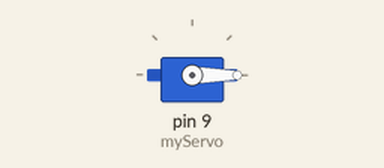
Bench run of a sketch on a simulated Arduino Uno, built with avr-gcc and run on an emulated ATmega328P. Parts: servo.

Above: at 0.1 s.
At 9.1 s:
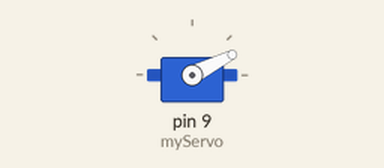
At 19.1 s:
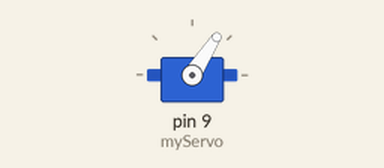
At 39.1 s:
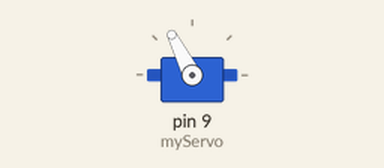
Timing chart, 0 to 40.0 s (numbered marks = the images above):
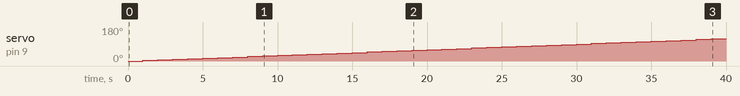

Measured:
- by itself, servo on pin 9 (myServo): moves from 0° to 117° over 38.0 s

The sketch:

sketch_aug14c.ino
```cpp
#include <Servo.h>
Servo myServo;
int servodelay=1000;
int servomax=180;
int servomin=0;
int servoPos=0;
int timerSecond =60;

void setup() {
  myServo.attach(9);
  // put your setup code here, to run once:

}

void loop() {
  for(servoPos = servomin; servoPos <= servomax ; servoPos +=servomax/timerSecond){
    myServo.write(servoPos);
    delay(servodelay);

  }
  // put your main code here, to run repeatedly:

}
```
